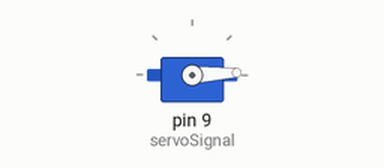
This sketch was run on a simulated Arduino Uno, built with avr-gcc and run on an emulated ATmega328P. Parts: servo.

Above: at 0.05 s.
At 1.3 s:
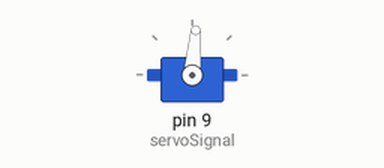
At 2.6 s:
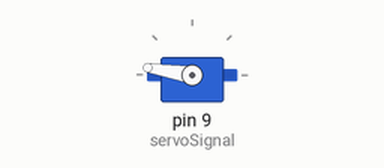
At 5.2 s:
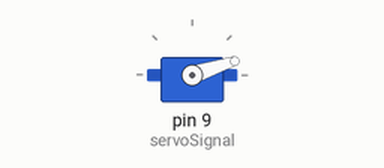
Timing chart, 0 to 7.1 s (numbered marks = the images above):
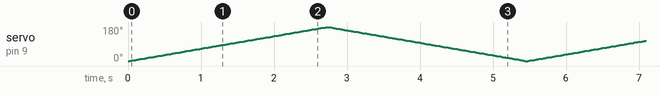

The sketch:

ServoMotorwithPushButton.ino
```cpp
#include <Servo.h>

Servo myservo;  // create servo object to control a servo


int pos = 0;    // variable to store the servo position
int servoSignal=9;
void setup() {
  myservo.attach(servoSignal);  // attaches the servo on pin 9 to the servo object
}

void loop() {
  for (pos = 0; pos <= 180; pos += 1) { // goes from 0 degrees to 180 degrees
    // in steps of 1 degree
    myservo.write(pos);
    delay(15);
  }
  for (pos = 180; pos >= 0; pos -= 1) { // goes from 180 degrees to 0 degrees
    myservo.write(pos);
    delay(15);
  }
}
```
